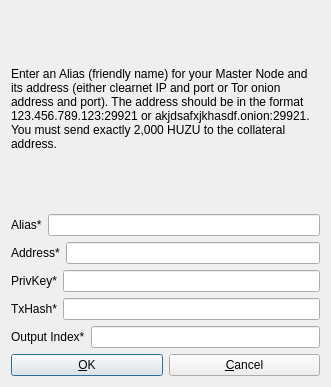
<?xml version="1.0" encoding="UTF-8"?>
<ui version="4.0">
 <class>CreateMasternodeDlg</class>
 <widget class="QDialog" name="CreateMasternodeDlg">
  <property name="geometry">
   <rect>
    <x>0</x>
    <y>0</y>
    <width>331</width>
    <height>387</height>
   </rect>
  </property>
  <property name="windowTitle">
   <string>Add/Edit Numus Node</string>
  </property>
  <property name="modal">
   <bool>true</bool>
  </property>
  <layout class="QVBoxLayout" name="verticalLayout">
   <item>
    <widget class="QLabel" name="label_9">
     <property name="sizePolicy">
      <sizepolicy hsizetype="Preferred" vsizetype="Expanding">
       <horstretch>0</horstretch>
       <verstretch>0</verstretch>
      </sizepolicy>
     </property>
     <property name="text">
      <string>&lt;html&gt;&lt;head/&gt;&lt;body&gt;&lt;p&gt;Enter an Alias (friendly name) for your Master Node and its address (either clearnet IP and port or Tor onion address and port). The address should be in the format 123.456.789.123:29921 or akjdsafxjkhasdf.onion:29921. You must send exactly 2,000 HUZU to the collateral address.&lt;/p&gt;&lt;/body&gt;&lt;/html&gt;</string>
     </property>
     <property name="wordWrap">
      <bool>true</bool>
     </property>
    </widget>
   </item>
   <item>
    <layout class="QHBoxLayout" name="horizontalLayout_4">
     <property name="bottomMargin">
      <number>0</number>
     </property>
     <item>
      <widget class="QLabel" name="label_4">
       <property name="text">
        <string>Alias*</string>
       </property>
      </widget>
     </item>
     <item>
      <widget class="QLineEdit" name="aliasLineEdit"/>
     </item>
    </layout>
   </item>
   <item>
    <layout class="QHBoxLayout" name="horizontalLayout_5">
     <property name="bottomMargin">
      <number>0</number>
     </property>
     <item>
      <widget class="QLabel" name="label_6">
       <property name="text">
        <string>Address*</string>
       </property>
      </widget>
     </item>
     <item>
      <widget class="QLineEdit" name="addressLineEdit"/>
     </item>
    </layout>
   </item>
   <item>
    <layout class="QHBoxLayout" name="horizontalLayout_3">
     <property name="bottomMargin">
      <number>0</number>
     </property>
     <item>
      <widget class="QLabel" name="label_5">
       <property name="text">
        <string>PrivKey*</string>
       </property>
      </widget>
     </item>
     <item>
      <widget class="QLineEdit" name="privkeyLineEdit"/>
     </item>
    </layout>
   </item>
   <item>
    <layout class="QHBoxLayout" name="horizontalLayout_2">
     <property name="bottomMargin">
      <number>0</number>
     </property>
     <item>
      <widget class="QLabel" name="label_2">
       <property name="text">
        <string>TxHash*</string>
       </property>
      </widget>
     </item>
     <item>
      <widget class="QLineEdit" name="txhashLineEdit"/>
     </item>
    </layout>
   </item>
   <item>
    <layout class="QHBoxLayout" name="horizontalLayout_8">
     <property name="bottomMargin">
      <number>0</number>
     </property>
     <item>
      <widget class="QLabel" name="label_8">
       <property name="text">
        <string>Output Index*</string>
       </property>
      </widget>
     </item>
     <item>
      <widget class="QLineEdit" name="outputindexLineEdit"/>
     </item>
    </layout>
   </item>
   <item>
    <layout class="QHBoxLayout" name="horizontalLayout_Buttons">
     <item>
      <widget class="QPushButton" name="okButton">
       <property name="text">
        <string>&amp;OK</string>
       </property>
      </widget>
     </item>
     <item>
      <widget class="QPushButton" name="cancelButton">
       <property name="text">
        <string>&amp;Cancel</string>
       </property>
       <property name="autoDefault">
        <bool>false</bool>
       </property>
      </widget>
     </item>
    </layout>
   </item>
  </layout>
 </widget>
 <resources/>
 <connections/>
</ui>
